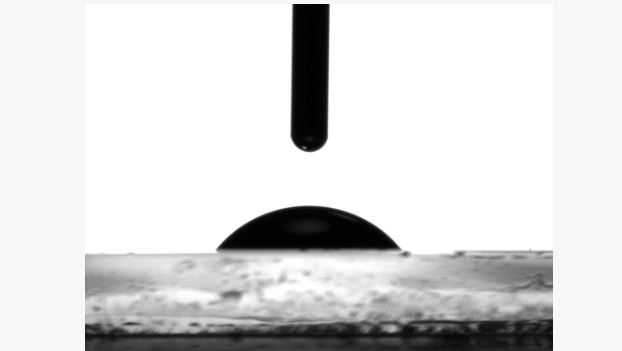
#> input picture data/samples/sessile_3.jpeg, 622 x 351 px; its folder holds only this picture in this run
$ python -i segmentation.py   (imports and definitions only)
#> lines starting #> are read from the running program, lines starting #| are printed output that depends on the picture; after the words box and inside, x2 and y2 are one past the last pixel; in counts of white or black regions, pixels touching at a corner belong together
#> further down, picture is the input picture: shape (351, 622, 3); min 0, max 255, mean 218.8
"""Segmentation routines for droplet images."""

import cv2
import numpy as np
from skimage import filters, morphology


def otsu_threshold(image: np.ndarray) -> np.ndarray:
    """Segment image using Otsu's global threshold."""
    if image.ndim == 3:
        gray = cv2.cvtColor(image, cv2.COLOR_BGR2GRAY)
    else:
        gray = image
    thresh_val, mask = cv2.threshold(gray, 0, 255, cv2.THRESH_BINARY + cv2.THRESH_OTSU)
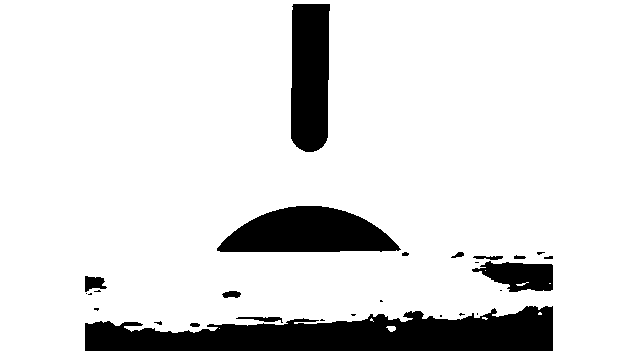
#> mask: shape (351, 622); 87.3% white; 27 black regions (14 under 20 px), largest, box (x1, y1, x2, y2) and area: (85, 306, 553, 351) 13971, (217, 206, 401, 252) 6034, (291, 4, 330, 152) 5325
#> thresh_val = 145
    return mask


def adaptive_threshold(image: np.ndarray, block_size: int = 51, offset: int = 10) -> np.ndarray:
    """Segment image using adaptive mean thresholding."""
    if image.ndim == 3:
        gray = cv2.cvtColor(image, cv2.COLOR_BGR2GRAY)
    else:
        gray = image
    mask = cv2.adaptiveThreshold(gray, 255, cv2.ADAPTIVE_THRESH_MEAN_C,
                                 cv2.THRESH_BINARY, block_size, offset)
    return mask


def morphological_cleanup(mask: np.ndarray, kernel_size: int = 3, iterations: int = 1) -> np.ndarray:
    """Clean up a binary mask using morphological opening and closing."""
#> called with kernel_size = 3, iterations = 1
    kernel = np.ones((kernel_size, kernel_size), dtype=np.uint8)
    opened = cv2.morphologyEx(mask, cv2.MORPH_OPEN, kernel, iterations=iterations)
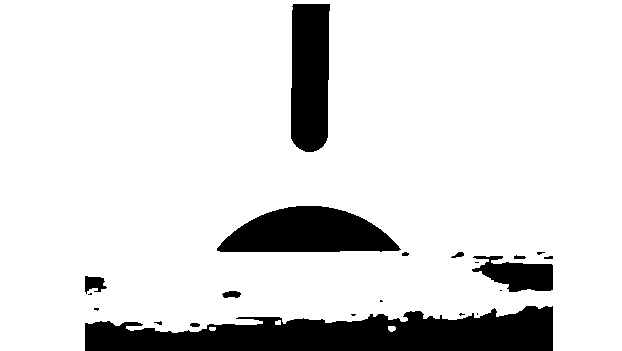
#> opened: shape (351, 622); 87.2% white; 21 black regions (10 under 20 px), largest, box (x1, y1, x2, y2) and area: (85, 306, 553, 351) 14307, (217, 206, 401, 252) 6035, (291, 4, 330, 152) 5325
    closed = cv2.morphologyEx(opened, cv2.MORPH_CLOSE, kernel, iterations=iterations)
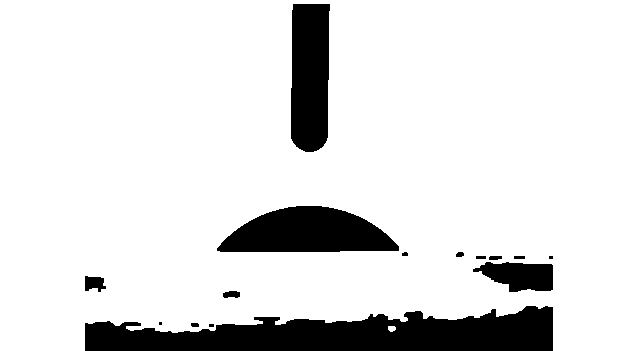
#> closed: shape (351, 622); 87.3% white; 15 black regions (3 under 20 px), largest, box (x1, y1, x2, y2) and area: (85, 306, 553, 351) 14203, (217, 206, 399, 252) 6030, (291, 4, 330, 152) 5324
    return closed


def external_contour_mask(mask: np.ndarray) -> np.ndarray:
    """Return a mask containing only the largest external contour."""
    contours, _ = cv2.findContours(mask, cv2.RETR_EXTERNAL, cv2.CHAIN_APPROX_SIMPLE)
    if not contours:
        return np.zeros_like(mask)
    largest = max(contours, key=cv2.contourArea)
    ext = np.zeros_like(mask)
    cv2.drawContours(ext, [largest], -1, 255, -1)
    return ext


def find_contours(mask: np.ndarray) -> list[np.ndarray]:
    """Return external contours with sub-pixel precision."""
    contours, _ = cv2.findContours(mask, cv2.RETR_EXTERNAL, cv2.CHAIN_APPROX_NONE)
    result: list[np.ndarray] = []
    for c in contours:
        if c.size > 0:
            result.append(c.squeeze(1).astype(np.float32))
    return result


def largest_contour(mask: np.ndarray) -> np.ndarray | None:
    """Return the largest external contour as floats or ``None`` if none found."""
    contours, _ = cv2.findContours(mask, cv2.RETR_EXTERNAL, cv2.CHAIN_APPROX_NONE)
    if not contours:
        return None
    largest = max(contours, key=cv2.contourArea)
    return largest.squeeze(1).astype(np.float32)


def ml_segment(image: np.ndarray) -> np.ndarray:
    """Placeholder ML-based segmentation.

    This stub mimics an ML model by applying Otsu thresholding followed by
    morphological cleanup. It allows the GUI to toggle an "ML" option without
    requiring heavy dependencies.
    """
    mask = otsu_threshold(image)
    return morphological_cleanup(mask, kernel_size=3, iterations=1)

>>> import cv2
>>> picture = cv2.imread('../../../data/samples/sessile_3.jpeg')
>>> result = ml_segment(picture)

$ run again, on data/samples/gota depositada 1.png
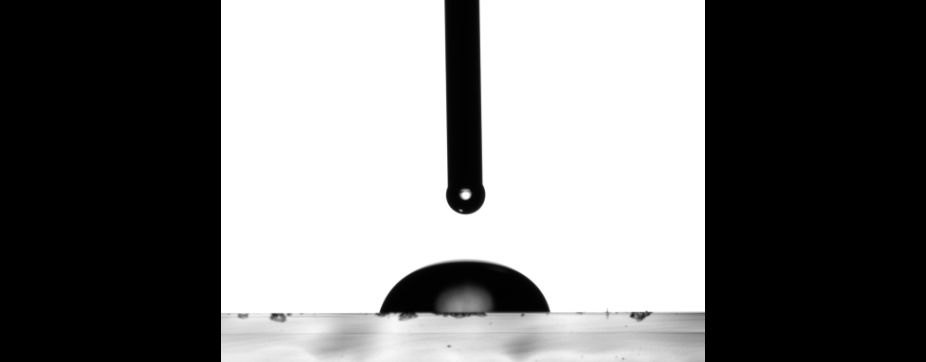
#> input picture data/samples/gota depositada 1.png, 926 x 362 px
#> picture is the input picture: shape (362, 926, 3); min 0, max 255, mean 119.6
#> in otsu_threshold, `thresh_val, mask = cv2.threshold(gray, 0, 255, cv2.THRESH_BINARY + cv2..`:
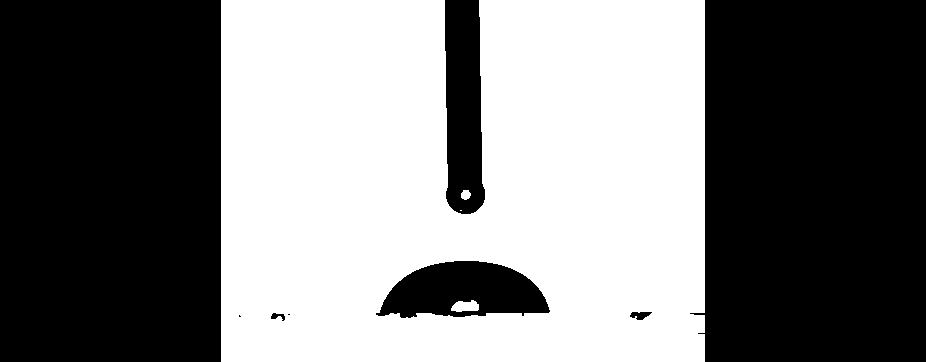
#> mask: shape (362, 926); 48% white; 4 white regions (1 under 20 px), largest, box (x1, y1, x2, y2) and area: (221, 0, 705, 362) 160516, (451, 300, 479, 312) 250, (461, 190, 471, 200) 78
#> thresh_val = 124
#> opened: shape (362, 926); 48% white; 3 white regions, box (x1, y1, x2, y2) and area: (221, 0, 705, 362) 160502, (451, 300, 479, 312) 250, (461, 190, 471, 200) 78
#> closed: shape (362, 926); 48% white; 3 white regions, box (x1, y1, x2, y2) and area: (221, 0, 705, 362) 160565, (451, 300, 479, 312) 250, (461, 190, 471, 200) 78
